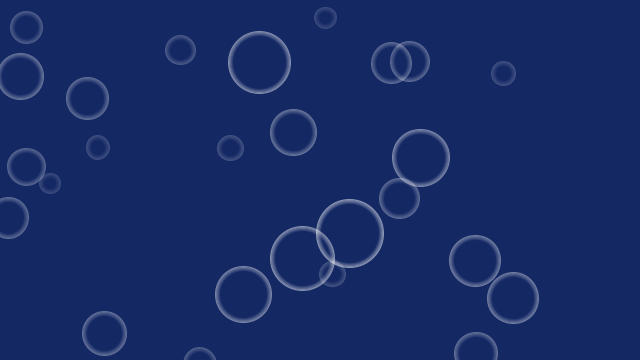
Frame 1 (no input)
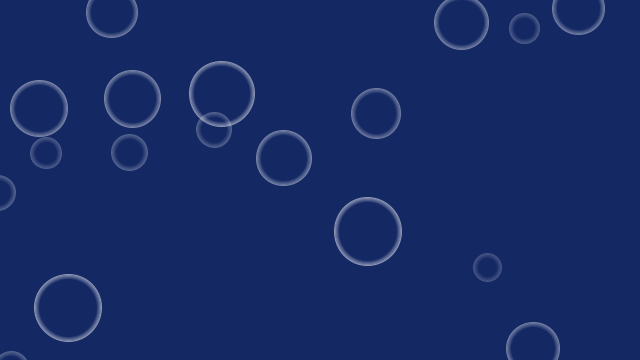
Frame 60 (the mouse pressed at the canvas centre just before this capture)
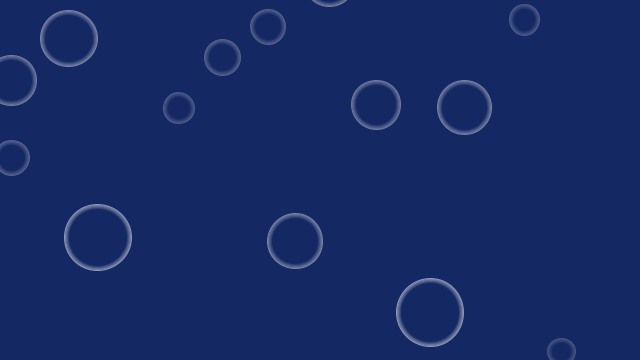
Frame 120 (the mouse held since frame 60 and released just before this capture)

The Processing sketch that drew these frames (run headless with seeded random() and noise(); from frame 60 on, the mouse is pressed at the canvas centre):

// Processing sketch: bubbles2
// ── bubbles2.pde
int numBalls = 50;
float spring = 0.05;
float gravity = 0.0;
float friction = -0.9;
PVector dir = new PVector(0,0);
Ball[] balls = new Ball[numBalls];

int counter =0;
void setup() {
  size(640, 360);
  //smooth(8);
  
  for (int i = 0; i < numBalls; i++) {
    balls[i] = new Ball(random(width-100), random(height*2.5), random(20, 70), i, balls);
  }
  noStroke();
  
}

void draw() {
  background(20,40,100);
  dir.x = sin(PI*counter/30);
  dir.y = -sin(PI*counter/90);
  for (Ball ball : balls) {
    ball.collide();
    ball.move();
    ball.display();  
  }
  counter++;
}

class Ball {
  
  float x, y;
  float diameter;
  float vx = 0;
  float vy = 0;
  int id;
  Ball[] others;
 
  Ball(float xin, float yin, float din, int idin, Ball[] oin) {
    x = xin;
    y = yin;
    diameter = din;
    id = idin;
    others = oin;
  } 
  
  void collide() {
    for (int i = id + 1; i < numBalls; i++) {
      float dx = others[i].x - x;
      float dy = others[i].y - y;
      float distance = sqrt(dx*dx + dy*dy);
      float minDist = others[i].diameter/2 + diameter/2;
      if (distance < minDist) { 
        float angle = atan2(dy, dx);
        float targetX = x + cos(angle) * minDist;
        float targetY = y + sin(angle) * minDist;
        float ax = (targetX - others[i].x) * spring;
        float ay = (targetY - others[i].y) * spring;
        vx -= ax;
        vy -= ay;
        others[i].vx += ax;
        others[i].vy += ay;
      }
    }   
  }
  
  void move() {
    vy += gravity;
    x += vx + dir.x;
    y += vy + dir.y*10;
    if (x + diameter/2 > width+20) {
      x = width - diameter/2+20;
      vx *= friction; 
    }
    else if (x - diameter/2 < -20) {
      x = diameter/2-20;
      vx *= friction;
    }
    if (y + diameter/2 > height*2) {
      y = height*2 - diameter/2;
      vy *= friction; 

    } 
    else if (y - diameter/2 < -height*2) {
      y = diameter/2-height*2;
      vy *= friction;
    }
  }
  
  void display() {
    
    noFill();
    for(int i = 10; i>0; i=i-2){
    stroke(255, i*10*(diameter)/50);
    ellipse(x, y, diameter+i-10, diameter+i-10);
    }
  }
}
